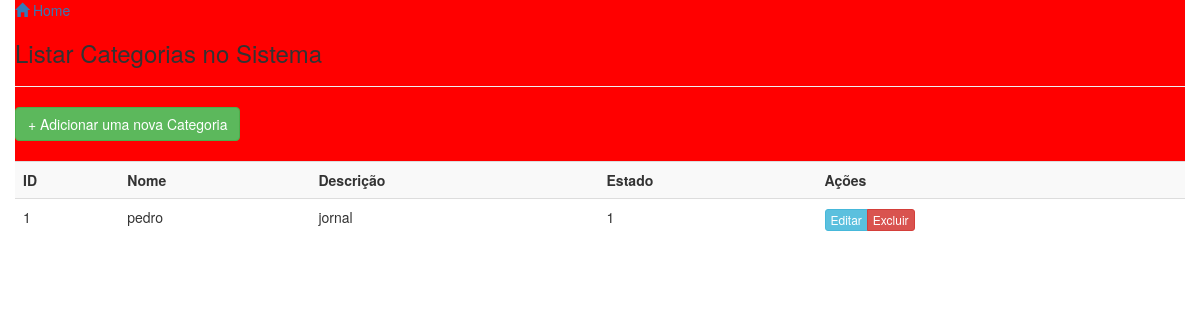
Screenshot of /loja-programador-web/categorias/listar-categorias.php with the database file from the repository.
### tables this page shows
CREATE TABLE `categorias` (
  `id` int(11) NOT NULL,
  `nome` varchar(20) NOT NULL,
  `descricao` varchar(255) DEFAULT NULL,
  `estado` tinyint(1) NOT NULL DEFAULT '1'
);

### loja-programador-web/categorias/listar-categorias.php (the view, shortened to what this page needs)
<?php
	require_once '../conexao/conexao.php';
	$sql = "SELECT * FROM categorias ORDER BY nome";
	$resultado = mysqli_query($conexao, $sql);
?>
<!DOCTYPE html>
<html>
<head>
	<link rel="stylesheet" href="https://maxcdn.bootstrapcdn.com/bootstrap/3.3.7/css/bootstrap.min.css">
	<link rel="stylesheet" href="loja.css">
</head>
<body>
	<header class="container">
		<div class="row">
			<a href="index.php">
				<span class="glyphicon glyphicon-home" aria-hidden="true"></span> Home
			</a>
			<h3>Listar Categorias no Sistema</h3>
			<hr>
			<a href="form-categoria.php" class="btn btn-success botao-new">+ Adicionar uma nova Categoria</a>
		</div>
	</header>
	<section class="container">
		<div class="row">
			<table class="table table-striped">
				<tr>
					<th>ID</th>
					<th>Nome</th>
					<th>Descrição</th>
					<th>Estado</th>
					<th>Ações</th>
				</tr>
				<?php
				while ($categoria = mysqli_fetch_object($resultado)) { ?>
					<tr>
						<td><?php echo $categoria->id ?></td>
						<td><?php echo $categoria->nome ?></td>
						<td><?php echo $categoria->descricao ?></td>
						<td><?php echo $categoria->estado ?></td>
						<td>
							<div class="btn-group">
								<a href='editar-categoria.php?id=<?php echo $categoria->id ?>'
									class='btn btn-info btn-xs'>
									Editar
								</a>
								<a href='excluir-categoria.php?id=<?php echo $categoria->id ?>'
										class='btn btn-danger btn-xs'>
										Excluir
								</a>
							</div>
						</td>
					</tr>
				<?php }  ?>
				</table>
			</div>
		</section>
	</body>
</html>

### loja-programador-web/recursos/css/loja.css (style rules this page uses)
header { background: red; }
.botao-new { margin-bottom: 20px; }

### rows the page displays
categorias: id "1", nome "pedro", descricao "jornal", estado "1"
